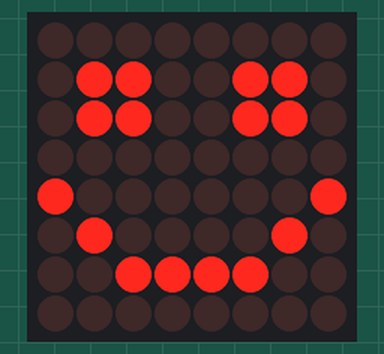
Simulated run of this sketch. Board: Arduino Uno, built with avr-gcc and run on an emulated ATmega328P. Shown: 8×8 LED matrix.

Above: at 0.1 s.
At 37.1 s:
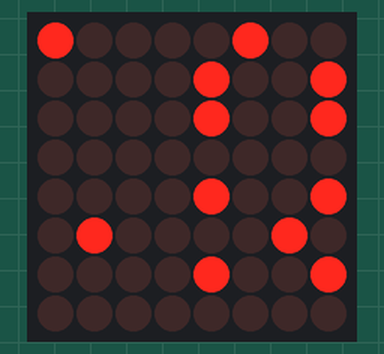

The sketch:

blink_screen.ino
```cpp
//We always have to include the library
#include "LedControl.h"
#include "LEDScreen.h"
LEDScreen ls = LEDScreen(2,4,3);

/* we always wait a bit between updates of the display */
unsigned long delaytime=100;
int lastTick=0;
int currentScreen = 0;
int screen1[8] = {
  0b00000000,
  0b01100110,
  0b01100110,
  0b00000000,
  0b10000001,
  0b01000010,
  0b00111100,
  0b00000000
};

int screen2[8] = {
  900,
  9,
  9,
  0b00000000,
  9,
  0b01000010,
  9,
  0b00000000
};

void setup() {

  ls.writeBuffer(screen1);
}

void loop() {
  int now = millis();
  int shouldUpdate = now-lastTick > 1000;

  if(shouldUpdate){
    if(currentScreen==0){
      currentScreen=1;
      ls.writeBuffer(screen2);
    } else{
      currentScreen=0;
      ls.writeBuffer(screen1);
    }
    lastTick = now;
  }
  ls.display();
}
```

LEDScreen.h
```cpp
#define NROW 8
#include "LedControl.h"
class LEDScreen{
private:
  int dataIn;
  int clk;
  int cs;
  int buffer[NROW];
  int currentRow;
  LedControl lc;
public:
  LEDScreen(int dataIn, int clk, int cs)
    : lc(dataIn, clk, cs, 1),
    dataIn(dataIn),
    cs(cs),
    clk(clk),
    currentRow(0)
  {
    lc.shutdown(0,false);
    /* Set the brightness to a medium values */
    lc.setIntensity(0,8);
    /* and clear the display */
    lc.clearDisplay(0);
    for(int i=0;i<NROW;i++){
      this->buffer[i] = 0;
    }
  }

  void display(){
    lc.setRow(0,currentRow,this->buffer[currentRow]);
    this->currentRow = (this->currentRow + 1)%NROW;
  }

  void writeBuffer(int* data){
    for(int i=0;i<NROW;i++){
      this->buffer[i] = data[i];
    }
  }
};
```

Measured:
- what the display in image 0 shows lasts 1.0 s, from 0.0 s to 1.0 s
